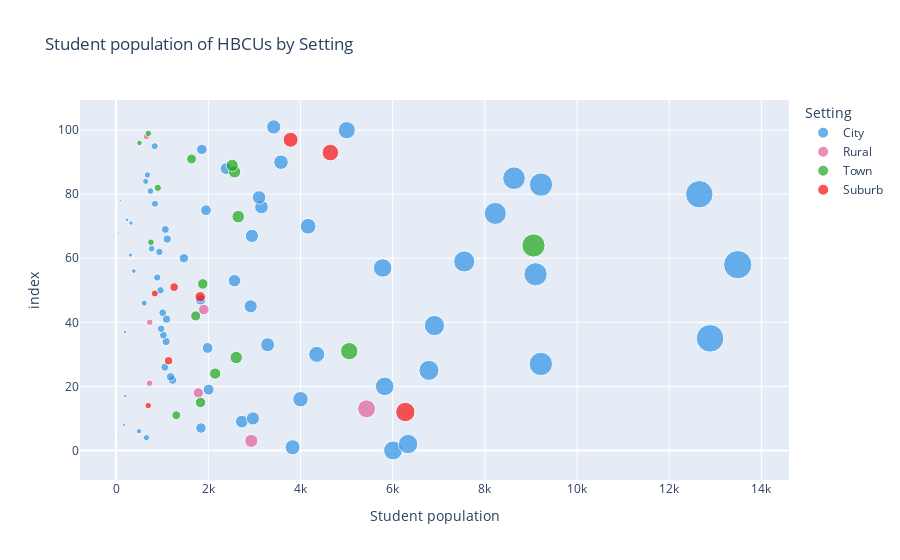

Notebook source saved alongside this figure:
### Code cell
#create scatterplot of student populations by setting
fig = px.scatter(df,x=df['Student population'],
                 size=df['Student population'],
                 hover_name=df['Name'],
                 title='Student population of HBCUs by Setting', 
                 color_discrete_sequence=px.colors.qualitative.Dark24,
                 color=df["Setting"])
fig.show()

### Figure 1 — Plotly figure (JSON) as saved in the notebook; plotly's stock layout.template omitted (floating-point values rounded to 4 significant figures)
{"data": [{"hovertemplate": "<b>%{hovertext}</b><br><br>Setting=City<br>Student population=%{marker.size}<br>index=%{y}<extra></extra>", "hovertext": ["Alabama A & M University", "Alabama State University", "Albany State University", "Allen University", "American Baptist College", "Arkansas Baptist College", "Benedict College", "Bennett College", "Bethune-Cookman University", "Bishop State Community College", "Clark Atlanta University", "Clinton College", "Coppin State University", "Delaware State University", "Dillard University", "Edward Waters University", "Fayetteville State University", "Fisk University", "Florida Agricultural and Mechanical University", "Gadsden State Community College", "H Councill Trenholm State Community College", "Hampton University", "Harris-Stowe State University", "Howard University", "Huston-Tillotson University", "Interdenominational Theological Center", "J. F. Drake State Community and Technical College", "Jackson State University", "Johnson C Smith University", "Lane College", "Lawson State Community College", "Le Moyne-Owen College", "Lincoln University", "Meharry Medical College", "Morehouse College", "Morehouse School of Medicine", "Morgan State University", "Morris College", "Norfolk State University", "North Carolina A & T State University", "North Carolina Central University", "Oakwood University", "Paine College", "Paul Quinn College", "Philander Smith University", "Saint Augustine's University", "Savannah State University", "Shaw University", "Shelton State Community College", "Shorter College", "Simmons College of Kentucky", "Southern University and A & M College", "Southern University at New Orleans", "Southern University at Shreveport", "Southern University Law Center", "Spelman College", "St Philip's College", "Stillman College", "Tennessee State University", "Texas College", "Texas Southern University", "Tougaloo College", "University of Arkansas at Pine Bluff", "University of the District of Columbia", "Virginia Union University", "Virginia University of Lynchburg", "Winston-Salem State University", "Xavier University of Louisiana"], "legendgroup": "City", "marker": {"color": "#2E91E5", "size": [6007, 3828, 6334, 657, 53, 497, 1840, 168, 2727, 2968, 4000, 197, 2006, 5826, 1224, 1181, 6787, 1055, 9215, 4352, 1984, 3286, 1084, 12886, 1025, 193, 976, 6906, 1093, 1010, 2919, 609, 1833, 962, 2567, 891, 9101, 384, 5783, 13487, 7553, 1470, 310, 938, 769, 1108, 2945, 1067, 4166, 321, 237, 8226, 1950, 3154, 843, 3102, 12653, 744, 9218, 642, 8632, 677, 2387, 3577, 1860, 837, 5004, 3419], "sizemode": "area", "sizeref": 33.72, "symbol": "circle"}, "mode": "markers", "name": "City", "orientation": "h", "showlegend": true, "type": "scatter", "x": [6007, 3828, 6334, 657, 53, 497, 1840, 168, 2727, 2968, 4000, 197, 2006, 5826, 1224, 1181, 6787, 1055, 9215, 4352, 1984, 3286, 1084, 12886, 1025, 193, 976, 6906, 1093, 1010, 2919, 609, 1833, 962, 2567, 891, 9101, 384, 5783, 13487, 7553, 1470, 310, 938, 769, 1108, 2945, 1067, 4166, 321, 237, 8226, 1950, 3154, 843, 3102, 12653, 744, 9218, 642, 8632, 677, 2387, 3577, 1860, 837, 5004, 3419], "xaxis": "x", "y": [0, 1, 2, 4, 5, 6, 7, 8, 9, 10, 16, 17, 19, 20, 22, 23, 25, 26, 27, 30, 32, 33, 34, 35, 36, 37, 38, 39, 41, 43, 45, 46, 47, 50, 53, 54, 55, 56, 57, 58, 59, 60, 61, 62, 63, 66, 67, 69, 70, 71, 72, 74, 75, 76, 77, 79, 80, 81, 83, 84, 85, 86, 88, 90, 94, 95, 100, 101], "yaxis": "y"}, {"hovertemplate": "<b>%{hovertext}</b><br><br>Setting=Rural<br>Student population=%{marker.size}<br>index=%{y}<extra></extra>", "hovertext": ["Alcorn State University", "Central State University", "Coahoma Community College", "Denmark Technical College", "Jarvis Christian University", "Langston University", "Wilberforce University"], "legendgroup": "Rural", "marker": {"color": "#E15F99", "size": [2933, 5434, 1783, 725, 729, 1903, 656], "sizemode": "area", "sizeref": 33.72, "symbol": "circle"}, "mode": "markers", "name": "Rural", "orientation": "h", "showlegend": true, "type": "scatter", "x": [2933, 5434, 1783, 725, 729, 1903, 656], "xaxis": "x", "y": [3, 13, 18, 21, 40, 44, 98], "yaxis": "y"}, {"hovertemplate": "<b>%{hovertext}</b><br><br>Setting=Town<br>Student population=%{marker.size}<br>index=%{y}<extra></extra>", "hovertext": ["Bluefield State University", "Claflin University", "Elizabeth City State University", "Fort Valley State University", "Grambling State University", "Kentucky State University", "Mississippi Valley State University", "Prairie View A & M University", "Rust College", "Selma University", "South Carolina State University", "Southwestern Christian College", "Talladega College", "Tuskegee University", "University of Maryland Eastern Shore", "University of the Virgin Islands", "Voorhees University", "Wiley University"], "legendgroup": "Town", "marker": {"color": "#1CA71C", "size": [1306, 1830, 2149, 2605, 5058, 1726, 1879, 9056, 755, 50, 2649, 88, 903, 2570, 2518, 1636, 507, 698], "sizemode": "area", "sizeref": 33.72, "symbol": "circle"}, "mode": "markers", "name": "Town", "orientation": "h", "showlegend": true, "type": "scatter", "x": [1306, 1830, 2149, 2605, 5058, 1726, 1879, 9056, 755, 50, 2649, 88, 903, 2570, 2518, 1636, 507, 698], "xaxis": "x", "y": [11, 15, 24, 29, 31, 42, 52, 64, 65, 68, 73, 78, 82, 87, 89, 91, 96, 99], "yaxis": "y"}, {"hovertemplate": "<b>%{hovertext}</b><br><br>Setting=Suburb<br>Student population=%{marker.size}<br>index=%{y}<extra></extra>", "hovertext": ["Bowie State University", "Cheyney University of Pennsylvania", "Florida Memorial University", "Lincoln University", "Livingstone College", "Miles College", "Virginia State University", "West Virginia State University"], "legendgroup": "Suburb", "marker": {"color": "#FB0D0D", "size": [6275, 697, 1137, 1824, 839, 1258, 4648, 3785], "sizemode": "area", "sizeref": 33.72, "symbol": "circle"}, "mode": "markers", "name": "Suburb", "orientation": "h", "showlegend": true, "type": "scatter", "x": [6275, 697, 1137, 1824, 839, 1258, 4648, 3785], "xaxis": "x", "y": [12, 14, 28, 48, 49, 51, 93, 97], "yaxis": "y"}], "layout": {"legend": {"itemsizing": "constant", "title": {"text": "Setting"}, "tracegroupgap": 0}, "title": {"text": "Student population of HBCUs by Setting"}, "xaxis": {"anchor": "y", "domain": [0, 1], "title": {"text": "Student population"}}, "yaxis": {"anchor": "x", "domain": [0, 1], "title": {"text": "index"}}}}
